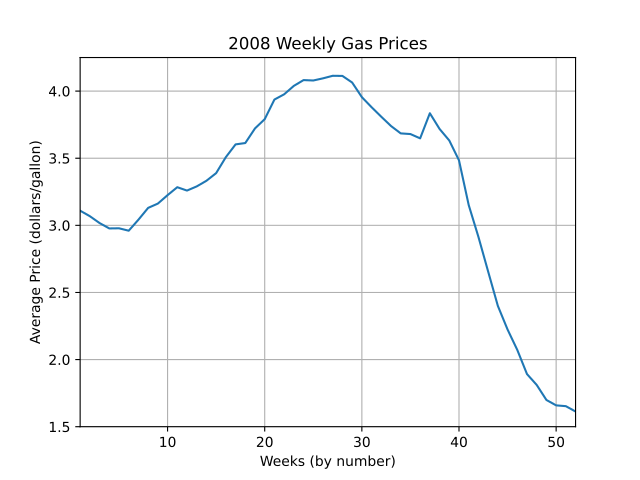

This chart was generated by the following Python code:
"""
Author: Rohan Dekate, dekate@purdue.edu
Assignment: 10.2 - Gas Prices
Date: 11/07/2022

Description:
    Read the contents of the txt file, and use matplotlib to plot the
    data as a line graph.

Contributors:
    Name, login@purdue.edu [repeat for each]

My contributor(s) helped me:
    [ ] understand the assignment expectations without
        telling me how they will approach it.
    [ ] understand different ways to think about a solution
        without helping me plan my solution.
    [ ] think through the meaning of a specific error or
        bug present in my code without looking at my code.
    Note that if you helped somebody else with their code, you
    have to list that person as a contributor.

Academic Integrity Statement:
    I have not used source code obtained from any unauthorized
    source, either modified or unmodified; nor have I provided
    another student access to my code.  The project I am
    submitting is my own original work.
"""

"""Import additional modules below this line (starting with unit 6)."""
import matplotlib.pyplot as plt

"""Write new functions below this line (starting with unit 4)."""

# Define a main function
def main():
    """Write your mainline logic below this line (then delete this line)."""
    #Loads 2008_Weekly_Gas_Averages.txt file
    price = []
    with open('2008_Weekly_Gas_Averages.txt') as fo:
        for line in fo:
            line = line.strip('\n')
            num = float(line)
            price.append(num)
    
    # Make list of week numbers
    week = []
    for w in range(1,len(price)+1):
        week.append(w)
    
    # Make pie plot from sales data in list    
    fig, ax = plt.subplots()
    ax.set_title('2008 Weekly Gas Prices') # Set title
    ax.plot(week,price) # Plot graph
    ax.set_xlabel('Weeks (by number)') # Set x-axis label
    ax.set_ylabel('Average Price (dollars/gallon)') # Set y-axis label
    ax.set_xlim(1,52) # Set y-axis limits
    ax.set_ylim(1.5,4.25) # Set x-axis limits
    ax.grid() # Plot grid
    plt.show()

"""Do not change anything below this line."""
if __name__ == "__main__":
    main()
